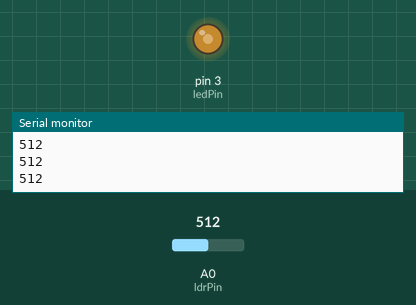
This sketch was run on a simulated Arduino Uno, built with avr-gcc and run on an emulated ATmega328P. On the bench: output pins drawn as LEDs (lit = HIGH), the last lines printed to the serial monitor. The test bench sets the inputs (shaded band); at power-on: A0 (ldrPin) = 512.

Above: at 1.2 s.
1.3 s: A0 (ldrPin) set to 306
At 2.2 s:
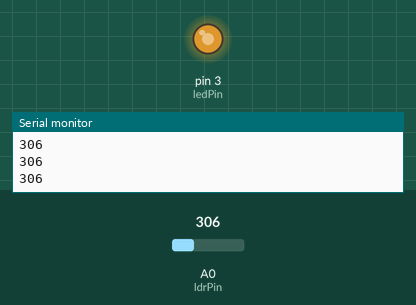
2.8 s: A0 (ldrPin) set to 122
At 3.7 s:
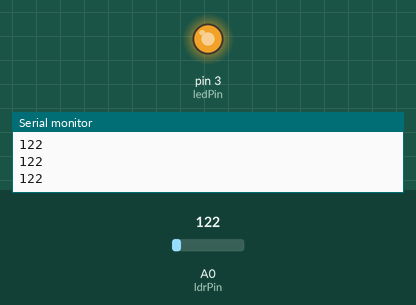
4.3 s: A0 (ldrPin) set to 900
At 5.2 s:
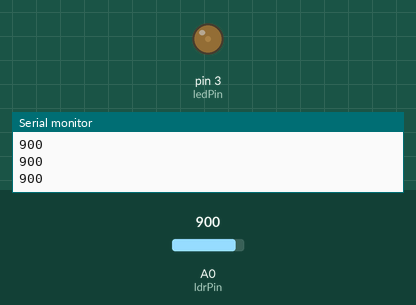
5.8 s: A0 (ldrPin) set to 1023
At 6.8 s:
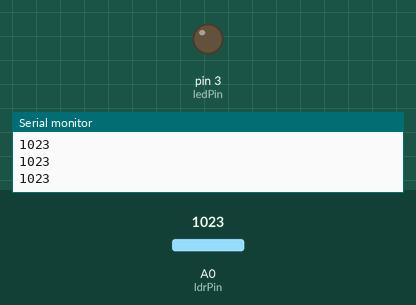
7.3 s: A0 (ldrPin) set to 511
At 7.7 s:
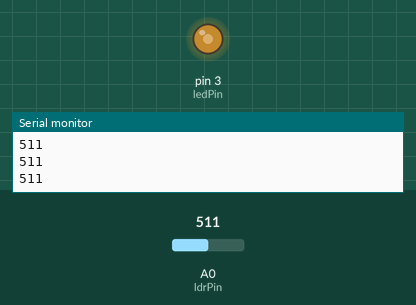
Timing chart, 0 to 9.8 s (numbered marks = the images above; inputs shaded):
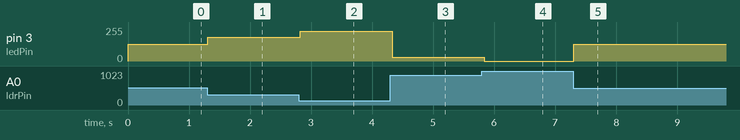

Measured:
- after the input at 1.3 s, pin 3 (ledPin): 127/255 → 178/255 at once
- after the input at 2.8 s, pin 3 (ledPin): 178/255 → 224/255 at once
- after the input at 4.3 s, pin 3 (ledPin): 224/255 → 30/255 at once
- after the input at 5.8 s, pin 3 (ledPin): 30/255 → 0/255 at once
- after the input at 7.3 s, pin 3 (ledPin): 0/255 → 127/255 at once

The sketch:

ldr-led.ino
```cpp
// (licence header left out)
#define ldrPin A0 // define ldrPin as Pin A0
#define ledPin 3 // define ledPin as Pin 3

void setup() {
  Serial.begin(9600); // start serial communication at 9,600 baud
}

void loop() {
  int ldrValue = analogRead(ldrPin); // read value from potentiometer
  Serial.println(ldrValue); // write value to serial port
  int mappedLDRValue = map(ldrValue, 1023, 0, 0, 255); // map the value
  analogWrite(ledPin, mappedLDRValue); // write the mapped value to the PWM pin
  delay(50); // 50ms delay to reduce serial traffic
}
```
